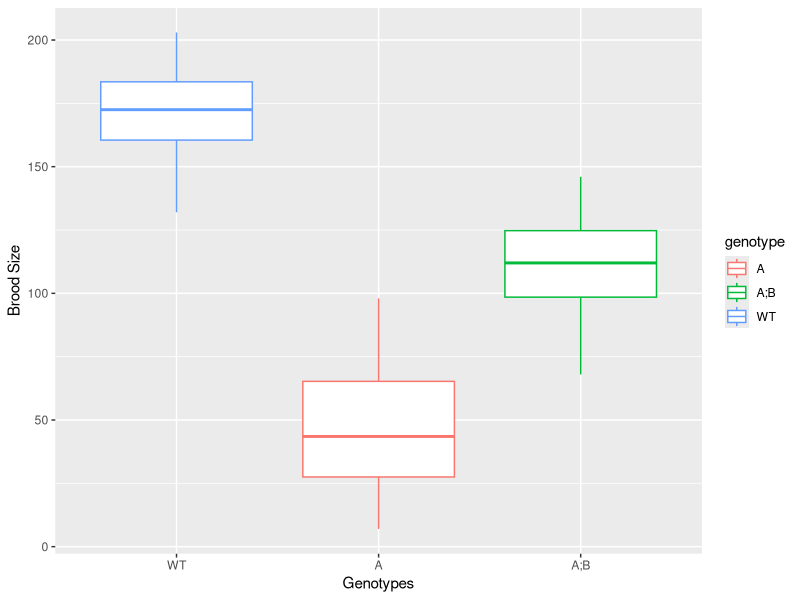
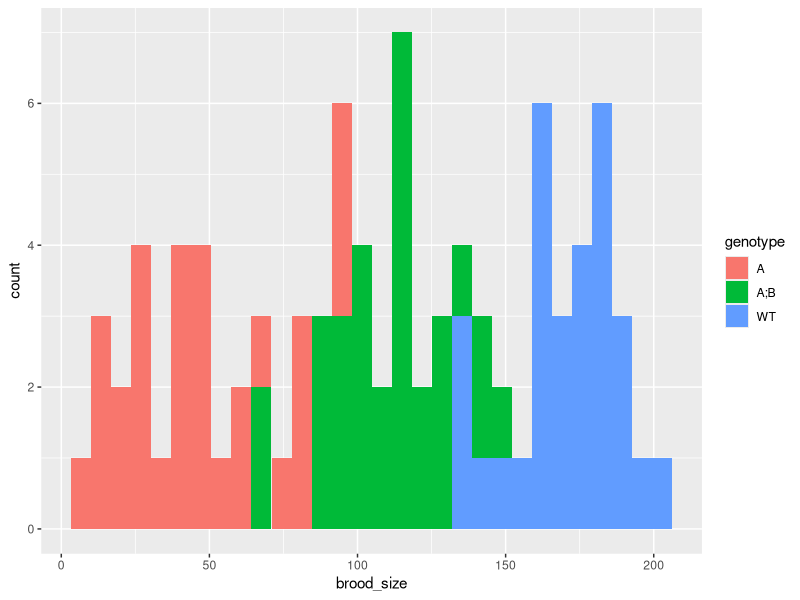
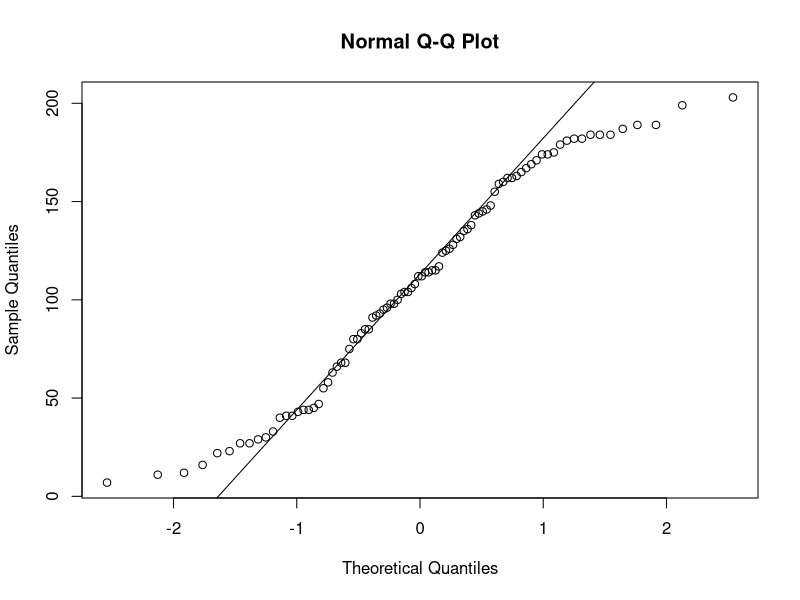
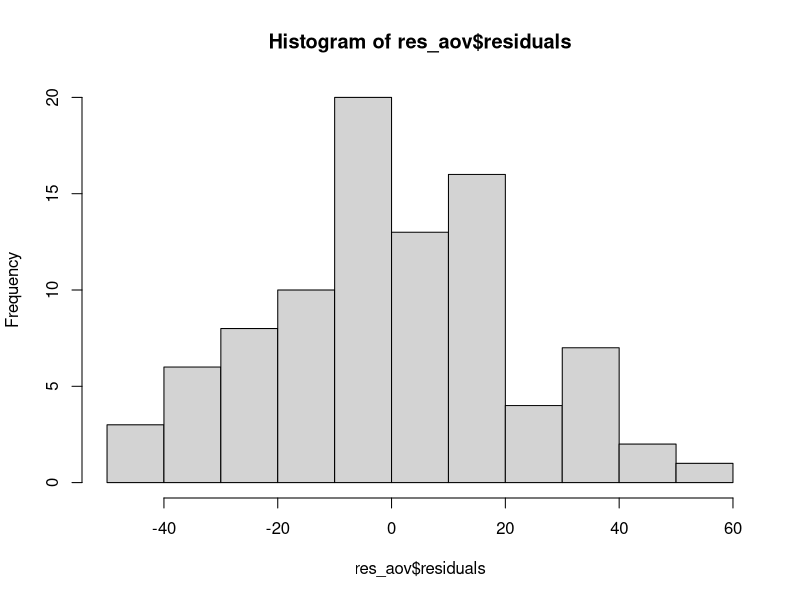
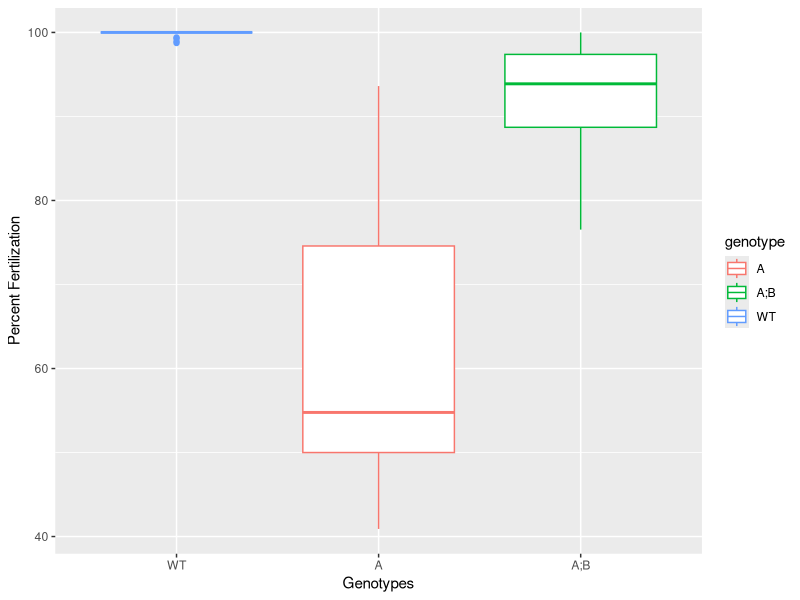
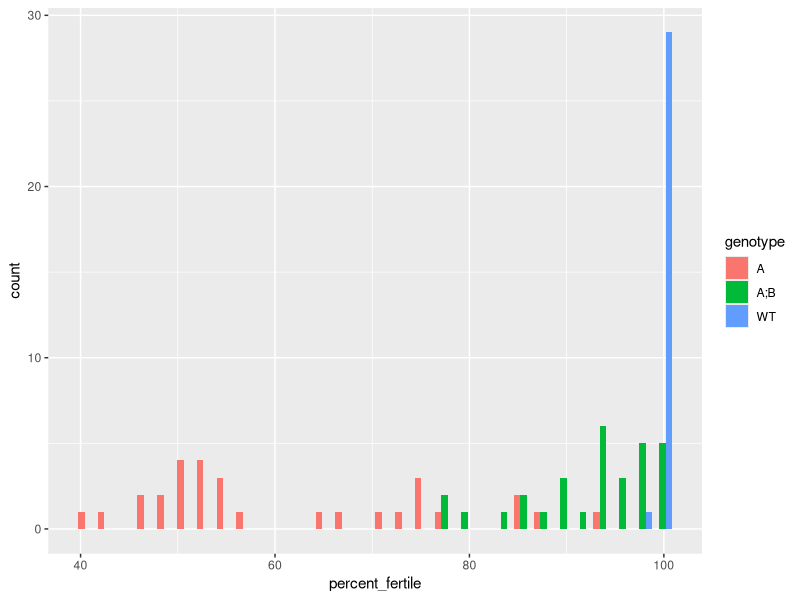

The R script that drew these images, in order:
## ---- chunk 1
knitr::opts_chunk$set(echo = TRUE)
library(ggplot2)
library(dplyr)
## ---- chunk 2
# load the data
c.elegans.brood = read.csv("Ce_mel28_Emb_Ste.csv", header = TRUE)
# take a look at it (check / fix factor levels)
c.elegans.brood
## ---- chunk 3
ggplot(data = c.elegans.brood, aes(x = factor(genotype, levels = c("WT", "A", "A;B")), y = brood_size, color = genotype)) + 
  labs(x = "Genotypes", y = "Brood Size") +
  geom_boxplot()
## ---- chunk 4
# histogram
ggplot(data = c.elegans.brood, aes(x = brood_size, fill = genotype)) + 
  geom_histogram()

#normality
shapiro.test(c.elegans.brood$brood_size)

qqnorm(c.elegans.brood$brood_size)
qqline(c.elegans.brood$brood_size)


## ---- chunk 5
# subset
WT.brood = c.elegans.brood %>% filter(genotype == "WT") %>% summarize(brood_size)
A.brood = c.elegans.brood %>% filter(genotype == "A") %>% summarize(brood_size)
AB.brood = c.elegans.brood %>% filter(genotype == "A;B") %>% summarize(brood_size)

# check for normality
shapiro.test(WT.brood$brood_size) # normally distributed (p-val = 0.4517)
shapiro.test(A.brood$brood_size)  # normally distributed (p-val = 0.1541)
shapiro.test(AB.brood$brood_size) # normally distributed (p-val = 0.6965)
## ---- chunk 6
# var.test
var.test(WT.brood$brood_size, A.brood$brood_size)
var.test(WT.brood$brood_size, AB.brood$brood_size)
var.test(A.brood$brood_size, AB.brood$brood_size)
# all variations the same

# bartlett.test
bartlett.test(c.elegans.brood$brood_size ~ c.elegans.brood$genotype, c.elegans.brood)
## ---- chunk 7
# SS_error
anova_WT = mean(WT.brood$brood_size)
anova_A = mean(A.brood$brood_size)
anova_AB = mean(AB.brood$brood_size)

SS_error = 0
for ( i in 1:nrow(WT.brood)) {
  SS_error = SS_error + sum((WT.brood[i,]-anova_WT)**2)
}
for ( i in 1:nrow(A.brood)) {
  SS_error = SS_error + sum((A.brood[i,]-anova_A)**2)
}
for ( i in 1:nrow(AB.brood)) {
  SS_error = SS_error + sum((AB.brood[i,]-anova_AB)**2)
}
SS_error

## SS_group
brood.mean = mean(c.elegans.brood$brood_size)
SS_group = 0
for ( i in 1:3 ) {
 SS_group = SS_group + (nrow(WT.brood)*(-brood.mean)^2)
}
SS_group
## ---- chunk 8
# degrees of freedom for SS_error
df.error = nrow(c.elegans.brood)-1
df.error
# degrees of freedom for SS_groups
df.group = nrow(WT.brood)-1
df.group
# F-statistic
F.stat = ((SS_group)/(df.group))/((SS_error)/(df.error))
F.stat
# p-value using CDF for F-statistic
pf(F.stat, df.error, df.group, lower.tail = F)
## ---- chunk 9
# anova for lm of brood_size ~ genotype
anova(lm(formula = c.elegans.brood$brood_size ~ c.elegans.brood$genotype, 
         data = c.elegans.brood))
## ---- chunk 10
summary(lm(formula = c.elegans.brood$brood_size ~ c.elegans.brood$genotype, 
         data = c.elegans.brood))
## ---- chunk 11
aov(lm(formula = c.elegans.brood$brood_size ~ c.elegans.brood$genotype, 
         data = c.elegans.brood))
## ---- chunk 12
TukeyHSD(aov(lm(formula = c.elegans.brood$brood_size ~ c.elegans.brood$genotype, 
         data = c.elegans.brood)))
## ---- chunk 13
res_aov = aov(lm(formula = c.elegans.brood$brood_size ~ c.elegans.brood$genotype, 
         data = c.elegans.brood))
hist(res_aov$residuals)
shapiro.test(res_aov$residuals)
## ---- chunk 14
t.test(res_aov$residuals, alternative="less")
t.test(res_aov$residuals, alternative="less")$p.val
## ---- chunk 15
# add percent fertilization column
c.elegans.brood$percent_fertile = ((c.elegans.brood$fertilized) / (c.elegans.brood$brood_size)) * 100
# plot it
ggplot(data = c.elegans.brood, aes(x = factor(genotype, levels = c("WT", "A", "A;B")), y = percent_fertile, color = genotype)) + 
  labs(x = "Genotypes", y = "Percent Fertilization") +
  geom_boxplot()
## ---- chunk 16
# test for assumptions

# subset
WT.brood.percent = c.elegans.brood %>% filter(genotype == "WT") %>% summarize(percent_fertile)
A.brood.percent = c.elegans.brood %>% filter(genotype == "A") %>% summarize(percent_fertile)
AB.brood.percent = c.elegans.brood %>% filter(genotype == "A;B") %>% summarize(percent_fertile)

# check for normality
shapiro.test(WT.brood.percent$percent_fertile) # normally distributed (p-val = 0.4517)
shapiro.test(A.brood.percent$percent_fertile)  # normally distributed (p-val = 0.1541)
shapiro.test(AB.brood.percent$percent_fertile) # normally distributed (p-val = 0.6965)

# check for homoscedasticity
bartlett.test(c.elegans.brood$percent_fertile ~ c.elegans.brood$genotype, c.elegans.brood)

# histograms
ggplot(data = c.elegans.brood, aes(x = percent_fertile, fill = genotype)) + 
  geom_histogram(position = "dodge")

## ---- chunk 17
kruskal.test(c.elegans.brood$percent_fertile ~ c.elegans.brood$genotype, data = c.elegans.brood)
pairwise.wilcox.test(c.elegans.brood$percent_fertile, c.elegans.brood$genotype,
                     p.adjust.method = "BH")
## ---- chunk 18
# first, check the documentation
help(power.anova.test)

# compute the power
power.anova.test(groups=3, 
                 n=30, 
                 within.var=SS_error, 
                 between.var= SS_group, 
                 power=NULL,
                 sig.level=0.05)
## ---- chunk 19
# compute the required sample size
power.anova.test(groups=3, 
                 n=NULL, 
                 within.var=brood.mean, 
                 between.var= mean(c(anova_A, anova_AB, anova_WT)),
                 sig.level=0.05, power = 0.95)

# sample size needed = 8.815

## ---- chunk 20
SS_group/SS_error
# If effect size was 2.6 instead...
# n would have to be 10 times larger almost...
power.anova.test(groups=3, 
                 n=NULL, 
                 within.var=10*brood.mean, 
                 between.var= mean(c(anova_A, anova_AB, anova_WT)),
                 sig.level=0.05, power = 0.95)
# n = 78
